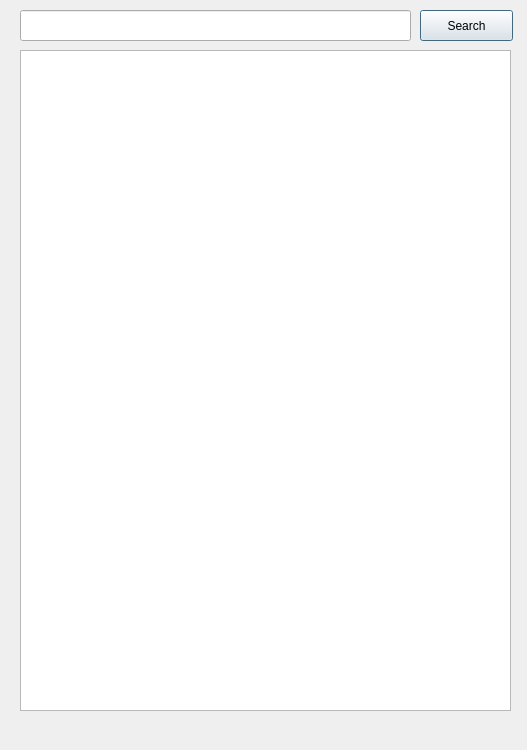
<?xml version="1.0" encoding="UTF-8"?>
<ui version="4.0">
 <class>Dialog</class>
 <widget class="QDialog" name="Dialog">
  <property name="geometry">
   <rect>
    <x>0</x>
    <y>0</y>
    <width>527</width>
    <height>750</height>
   </rect>
  </property>
  <property name="windowTitle">
   <string>Dialog</string>
  </property>
  <widget class="QLineEdit" name="lineEdit">
   <property name="geometry">
    <rect>
     <x>20</x>
     <y>10</y>
     <width>391</width>
     <height>31</height>
    </rect>
   </property>
  </widget>
  <widget class="QPushButton" name="pushButton">
   <property name="geometry">
    <rect>
     <x>420</x>
     <y>10</y>
     <width>93</width>
     <height>31</height>
    </rect>
   </property>
   <property name="text">
    <string>Search</string>
   </property>
  </widget>
  <widget class="QListView" name="listView">
   <property name="geometry">
    <rect>
     <x>20</x>
     <y>50</y>
     <width>491</width>
     <height>661</height>
    </rect>
   </property>
  </widget>
 </widget>
 <resources/>
 <connections/>
</ui>
